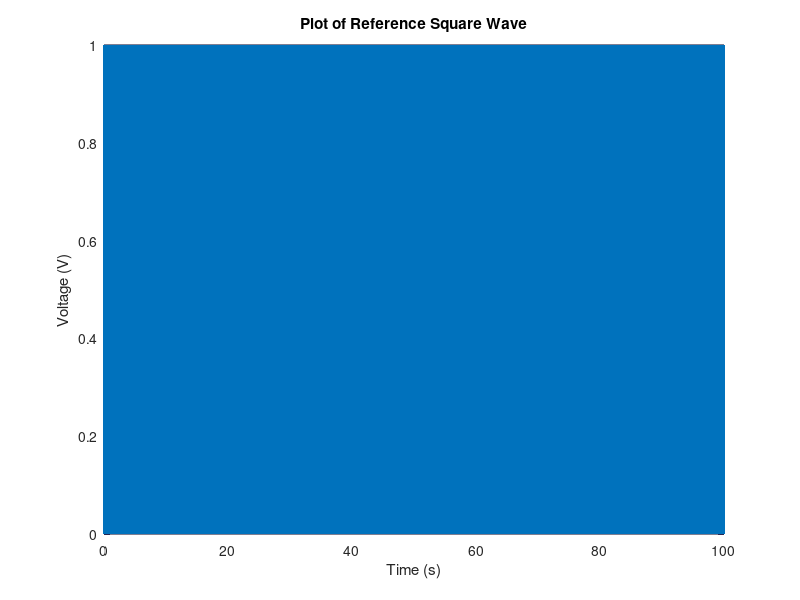

Reproduce this figure in MATLAB. (Note: this script raises an error after producing the figure.)
%% Initialize
% These first sections are to generate signals that simulate the diode
% signals. We also assume that the LED signal has been stored and is
% simulated byt the ref signal.
% Set sample period
sp = 0.001;
sr = 1/sp; % Calculate sample rate
% Set reference frequency
f = 223; % Must be less than sr/2
% Generate time array
t = 0:sp:100;
% Generate reference square wave using square
ref = 0.5*(square(2*pi*f*t)+1);
plot(t,ref)
title('Plot of Reference Square Wave')
xlabel('Time (s)')
ylabel('Voltage (V)')

%% Design LPFilter
% The built-in MATLAB lowpass filter function doesn't do a good enough job
% with lowpass filtering. This should probably be a Bessel filter, but the
% one below is sufficient. The LP bandwidth determines the speed of
% response of the turbidimeter.
lpFilt = designfilt('lowpassiir','FilterOrder',8, ...
         'PassbandFrequency',f/100,'PassbandRipple',0.2, ...
         'SampleRate',sr);
% fvtool(lpFilt)

%% Make Signals
% Generate signals by 
% linearly changing NTU from 0 to 1000 and making noisy copies of scaled
% square wave signals, to simulate the signals coming from the two diodes.
signal1 = (3.25-0.000414172*t*10).*awgn(ref,40,'measured'); % Note: 2nd Term is SNR in dB
signal2 = (0.217-exp(-0.0036155*t*10+log(0.217))).*awgn(ref,40,'measured'); % Note: 2nd Term is SNR in dB
plot(t, ref, t, signal1, t, signal2)
title('Plot of Reference and Signals')
xlabel('Time (s)')
ylabel('Voltage (V)')
legend('Reference Square Wave','180 Degree Signal','90 Degree Signal')

%% Limit and make 12-bit
% Limit
signal1(signal1>3.3)=3.3;
signal1(signal1<0)=0;
signal2(signal2>3.3)=3.3;
signal2(signal2<0)=0;
% Make 12-bit
signal1 = round(4096*signal1/3.3)*3.3/4096;
signal2 = round(4096*signal2/3.3)*3.3/4096;

%% Find Freq & synthesize sine & cosine
% From here on out we are processing the simulated signals. This part is
% what the students would use to process their data.
% Figure out frequency of square wave from data.
pp = pulseperiod(ref, t);
avgFreq = 1./mean(pp)
% Generate sine and cosine at square wave frequency for lock-in
sw = sin(2*pi*avgFreq*t);
cw = cos(2*pi*avgFreq*t);
plot(t, ref, t, sw, t, cw)
title('Plot of Reference and Quadrature Signals')
xlabel('Time (s)')
ylabel('Voltage (V)')
legend('Reference Square Wave','Sine Wave','Cosine Wave')

%% Do Quadrature
% do multiplications
sig1s = sw.*signal1;
sig1c = cw.*signal1;
sig2s = sw.*signal2;
sig2c = cw.*signal2;
plot(t, sig1s, t, sig1c, t, sig2s, t, sig2c)
title('Plot of Signals after Quadrature')
xlabel('Time (s)')
ylabel('Voltage (V)')
legend('Signal 1 * Sine','Signal 1 * Cosine','Signal 2 * Sine','Signal 2 * Cosine')

%% LPF
% Lowpass Filter
sig1slp = filter(lpFilt,sig1s);
sig1clp = filter(lpFilt,sig1c);
sig2slp = filter(lpFilt,sig2s);
sig2clp = filter(lpFilt,sig2c);
plot(t, sig1slp, t, sig1clp, t, sig2slp, t, sig2clp)
title('Plot of Quadrature Signals after LP Filtering')
xlabel('Time (s)')
ylabel('Voltage (V)')
legend('Signal 1 * Sine','Signal 1 * Cosine','Signal 2 * Sine','Signal 2 * Cosine')

%% Add in quadrature
% Combine signatures in quadrature
sig1 = 2*sqrt(sig1slp.*sig1slp+sig1clp.*sig1clp);
sig2 = 2*sqrt(sig2slp.*sig2slp+sig2clp.*sig2clp);
% look at results
plot(t,sig1, t, sig2)
title('Plot of Signal Magnitudes')
xlabel('Time (s)')
ylabel('Voltage (V)')
legend('Signal 1 ','Signal 2')

%% Calculate NTU
% Take the ratio of the two signals
rat = sig2./sig1;
% Calculate the NTU from the ratio
NTU = 3.821739700382864 + rat.*(939.7102998172565 + rat.*(...
    339963.5875757225 + rat.*(-8853763.781440246 + rat.*...
    87430404.18200735)));
plot(t,NTU)
title('Plot of Calculated Turbidity vs. Time')
xlabel('Time (s)')
ylabel('Turbidity (NTU)')
